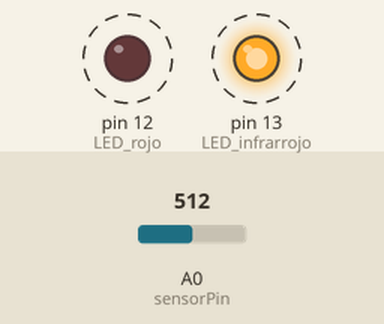
Simulated run of this sketch. Board: Arduino Uno, built with avr-gcc and run on an emulated ATmega328P. Parts: output pins drawn as LEDs (lit = HIGH). Dashed ring = blinking. The test bench sets the inputs (shaded band); at power-on: A0 (sensorPin) = 512. What the sketch prints to the serial monitor is not drawn.

Above: at 0.5 s.
Timing chart, 0 to 4.6 s (numbered marks = the images above):
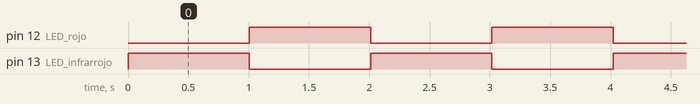

Measured:
- by itself, pin 12 (LED_rojo), pin 13 (LED_infrarrojo): alternates HIGH for 1.0 s and LOW for 1.0 s

The sketch:

prueba_genera_archivo.ino
```cpp
// prueba para guardar archivos
// sensor, led rojo y led infrarrojo
int sensorPin = 0;
int period = 50;
int rawValue= 0;

void setup()
{
  pinMode(13, OUTPUT); //LED infrarrojo
  pinMode(12, OUTPUT); //LED rojo
  Serial.begin(9600);
  //Inaugura el puerto con una velocidad de 9600 baudios (bits por segundo)
  //para la transmición de datos en serie.
}

void loop()
{
  int i = 1;
  while(i<21){ //Ciclo de 20 iteraciones, 1 segundo
    if(i==1){
      digitalWrite(13, HIGH);
      digitalWrite(12, LOW);
      Serial.print(1); //Infrarrojo prendido
      Serial.print ("\n");
    }

    int rawValue = analogRead (sensorPin); //lee pin
    Serial.print (rawValue); //imprime valor de 0.05s
    Serial.print ("\n");
    i = i+1;
    delay (period);
  }

  while(i<41){//Otro ciclo de 20 iteraciones, 1 segundo
    if(i==21){
      digitalWrite(13, LOW);
      digitalWrite(12, HIGH);
      Serial.print(3); //Rojo prendido
      Serial.print ("\n");
    }

    int rawValue = analogRead (sensorPin);
    Serial.print (rawValue); //imprime valor cada 0.05s
    Serial.print ("\n");
    i = i+1;
    delay (period);
  }
}
```
